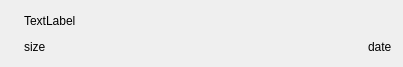
<?xml version="1.0" encoding="UTF-8"?>
<ui version="4.0">
 <class>CDirFileWidget</class>
 <widget class="QWidget" name="CDirFileWidget">
  <property name="geometry">
   <rect>
    <x>0</x>
    <y>0</y>
    <width>403</width>
    <height>67</height>
   </rect>
  </property>
  <property name="sizePolicy">
   <sizepolicy hsizetype="Fixed" vsizetype="Expanding">
    <horstretch>0</horstretch>
    <verstretch>0</verstretch>
   </sizepolicy>
  </property>
  <property name="minimumSize">
   <size>
    <width>0</width>
    <height>40</height>
   </size>
  </property>
  <property name="maximumSize">
   <size>
    <width>16777215</width>
    <height>70</height>
   </size>
  </property>
  <property name="baseSize">
   <size>
    <width>0</width>
    <height>40</height>
   </size>
  </property>
  <property name="windowTitle">
   <string>CDirFileWidget</string>
  </property>
  <layout class="QHBoxLayout" name="horizontalLayout_3">
   <item>
    <widget class="QLabel" name="labelIcon">
     <property name="text">
      <string/>
     </property>
    </widget>
   </item>
   <item>
    <layout class="QVBoxLayout" name="verticalLayout">
     <item>
      <layout class="QHBoxLayout" name="horizontalLayout">
       <item>
        <widget class="QLabel" name="labelTitle">
         <property name="text">
          <string>TextLabel</string>
         </property>
        </widget>
       </item>
       <item>
        <spacer name="horizontalSpacer_2">
         <property name="orientation">
          <enum>Qt::Horizontal</enum>
         </property>
         <property name="sizeHint" stdset="0">
          <size>
           <width>40</width>
           <height>20</height>
          </size>
         </property>
        </spacer>
       </item>
      </layout>
     </item>
     <item>
      <layout class="QHBoxLayout" name="horizontalLayout_2">
       <item>
        <widget class="QLabel" name="labelSize">
         <property name="text">
          <string>size</string>
         </property>
         <property name="myFontSize" stdset="0">
          <string notr="true">small</string>
         </property>
        </widget>
       </item>
       <item>
        <spacer name="horizontalSpacer">
         <property name="orientation">
          <enum>Qt::Horizontal</enum>
         </property>
         <property name="sizeHint" stdset="0">
          <size>
           <width>40</width>
           <height>20</height>
          </size>
         </property>
        </spacer>
       </item>
       <item>
        <widget class="QLabel" name="labelDate">
         <property name="text">
          <string>date</string>
         </property>
         <property name="myFontSize" stdset="0">
          <string notr="true">small</string>
         </property>
        </widget>
       </item>
      </layout>
     </item>
    </layout>
   </item>
  </layout>
 </widget>
 <layoutdefault spacing="6" margin="11"/>
 <resources/>
 <connections/>
</ui>
